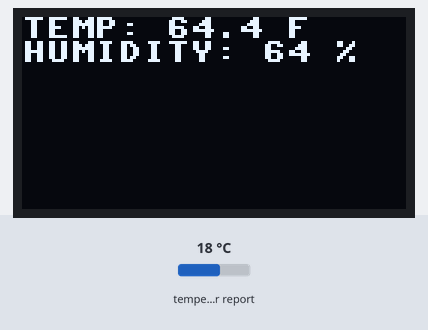
The program below on a simulated ESP32 board running MicroPython. Parts: 128×64 one-colour display. Inputs (shaded band) come from the test bench; at power-on: temperature in the web weather report 18 °C. WiFi joins after 1.5 s; requests to the public web service named in the program get a made-up reply in its usual format after 0.4 s (London, UTC, broken clouds, 64 % humidity, 1013 hPa unless stated); library files of the repository ran but are not shown: ssd1306.py; what the program prints to the serial console is not drawn.

Above: at 2.2 s.

The program:

main.py
```python
import urequests
import ujson
from machine import Pin,I2C
import ssd1306

#user's custom API key, as well as a desired location
api_key = 'myapikey123456'
location = 'Chicago'

#set up I2C pins, and bind an ssd1306 instance to these pins
i2c = I2C(scl=Pin(22), sda=Pin(21), freq=100000)
lcd = ssd1306.SSD1306_I2C(128,64,i2c)

#concatenate user's API key and location with an OpenWeatherMap URI, and issue a REST call
r = urequests.get('http://api.openweathermap.org/data/2.5/weather?q=%s&units=imperial&APPID=%s' % (location, api_key))

#store the response in a JSON object, and extract relevant data
response = r.json()
data = response['main']

#print("temp: " + str(data['temp']) + " °F" )
#print("humidity: " + str(data['humidity']) + " % ")

#Extract temperature and humidity fields, and display onto OLED
lcd.text("TEMP: " + str(data['temp']) + " F",0,0)
lcd.text("HUMIDITY: " + str(data['humidity']) + " % ",0,8)

lcd.show()
```

boot.py
```python
# This file is executed on every boot (including wake-boot from deepsleep)


import esp

esp.osdebug(None)

#import webrepl

#webrepl.start()

ssid = 'myssid'
passkey = 'mypassword'

def do_connect():
    import network
    sta_if = network.WLAN(network.STA_IF)
    if not sta_if.isconnected():
        print('connecting to network...')
        sta_if.active(True)
        sta_if.connect(ssid, passkey)
        while not sta_if.isconnected():
            pass
    print('network config:', sta_if.ifconfig())

do_connect()
```
